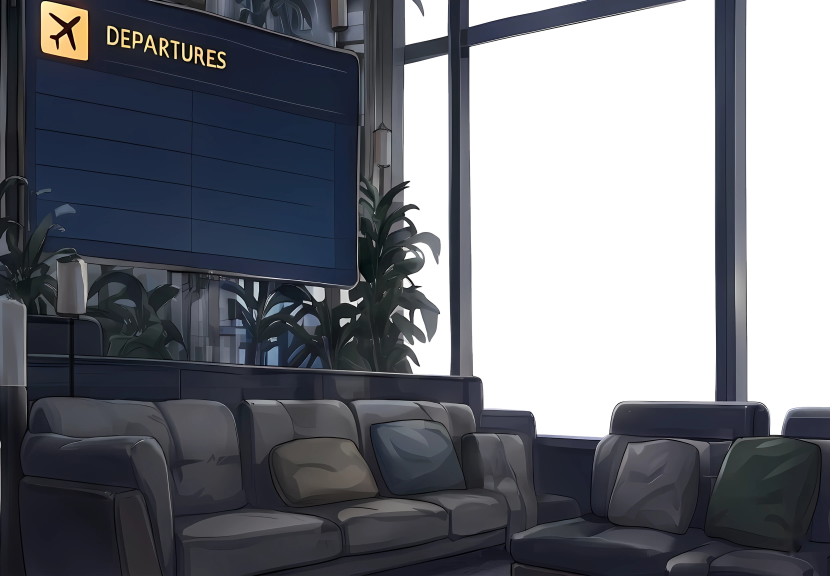
#> input picture art/lounge_bg/interior_day.webp, 2490 x 1728 px (shown at 1/3 size)
$ python build_weather_plates.py   (older library calls are emulated)
#> lines starting #> are read from the running program, lines starting #| are printed output that depends on the picture; after the words box and inside, x2 and y2 are one past the last pixel; in counts of white or black regions, pixels touching at a corner belong together
#!/usr/bin/env python3
"""Build the weather window plates (outside_rain.webp, outside_snow.webp) in art/lounge_bg/.

    python3 art/tools/build_weather_plates.py [--qa DIR]

Input: art/sources/bg_interior_{rain,snow}_window_gemini.webp (2490 x 1728, the same room as the
other layers, with weather painted in the window) and the aligned interior_day.webp / outside_day.webp
in art/lounge_bg/. Steps, per plate:

 1. align the whole picture to interior_day: ECC affine on the line work (gradient images), then three
    rounds of a smooth low-resolution displacement field measured on 96 px patches of the interior.
    The window area is moved with the same field. The report prints the residual (median / p90 of the
    patch shifts, and the edge agreement used by lounge_check_assets.py).
 2. clean out the painted weather that the renderer draws live instead:
    rain: thin bright slanted streaks (top-hat -> oriented line opening -> long components) are
          replaced by a row-wise linear fill; the beads and runs that sit on the glass stay.
    snow: round white flakes (disc top-hat, compact components) and the two painted crystals are
          inpainted; the frost, the icicles and the snow on the ground and roofs stay.
 3. cut: alpha = outside_day.webp's alpha (the glass area; mullions and everything in front of the
    glass are transparent), so the plate drops into the `outside` slot with the exact same mask.

The Gemini sparkle watermark sits in the lower right of the source (on the sofa cushion), outside the
cut, so it never reaches the plate. The interior of these two pictures is not used (the day / golden /
night interiors are); the lighting system grades the plates for the time of day.
"""
import argparse
import sys
from pathlib import Path

import cv2
import numpy as np
from PIL import Image

ART = Path(__file__).resolve().parent.parent
SRC = ART / 'sources'
BG = ART / 'lounge_bg'
sys.path.insert(0, str(ART.parent / 'ui' / 'tools'))

ROI = (1180, 0, 2490, 1400)          # the window part of the 2490 x 1728 picture: x0, y0, x1, y1
S = 8                                # displacement field grid: 1/8 resolution


# ---------------------------------------------------------------------------- alignment

# [115 lines left out: functions grad, ecc_affine, patch_shifts, smooth_field, align, line_kernel and 3 more, not called in this run]


# painted ice crystals in the snow picture (x0, y0, x1, y1 in the window crop): not falling snow
CRYSTALS = [(470, 240, 545, 310), (795, 340, 850, 395)]


# [18 lines left out: function clean_snow, not called in this run]


# ---------------------------------------------------------------------------- main

def build(kind, interior, glass_alpha, log, qa=None):
    log('%s:' % kind)
    src = np.asarray(Image.open(SRC / ('bg_interior_%s_window_gemini.webp' % kind)).convert('RGB'))
    aligned = align(interior, src, log)
    x0, y0, x1, y1 = ROI
    crop = np.ascontiguousarray(aligned[y0:y1, x0:x1])
    gcrop = glass_alpha[y0:y1, x0:x1]
    cleaned = clean_rain(crop, gcrop) if kind == 'rain' else clean_snow(crop)
    full = aligned.copy()
    full[y0:y1, x0:x1] = cleaned
    # outside the cleaned window region the picture is irrelevant (alpha is 0 there)
    rgba = np.dstack([full, glass_alpha])
    rgba[glass_alpha == 0, :3] = 0
    out = BG / ('outside_%s.webp' % kind)
    Image.fromarray(rgba).save(out, 'WEBP', quality=90, method=6)
    log('  wrote %s (%d KB)' % (out.name, out.stat().st_size // 1024))
    if qa:
        Path(qa).mkdir(parents=True, exist_ok=True)
        Image.fromarray(full[y0:y1, x0:x1]).save(Path(qa) / ('%s_clean.png' % kind))
        Image.fromarray(aligned[y0:y1, x0:x1]).save(Path(qa) / ('%s_aligned.png' % kind))


def main(argv=None):
    ap = argparse.ArgumentParser(description=__doc__.split('\n')[0])
    ap.add_argument('--qa', help='also write the aligned and the cleaned window crops here for a look')
    ap.add_argument('kinds', nargs='*', default=['rain', 'snow'])
    args = ap.parse_args(argv)
    interior = np.asarray(Image.open(BG / 'interior_day.webp').convert('RGBA'))
#> interior is the input picture: shape (1728, 2490, 4); mean R, G, B, A 112.4, 115.3, 122.6, 178.3
    glass = np.asarray(Image.open(BG / 'outside_day.webp').convert('RGBA'))[..., 3]
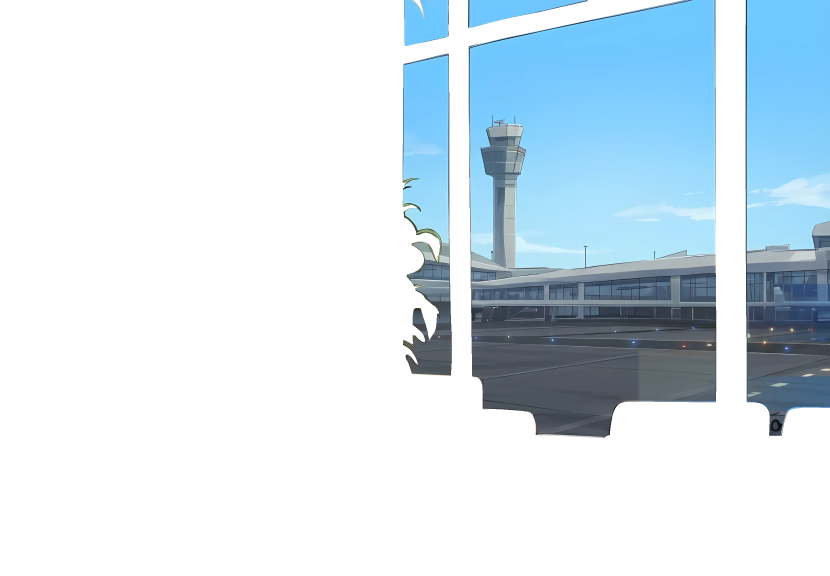
#> input picture art/lounge_bg/outside_day.webp, 2490 x 1728 px (shown at 1/3 size)
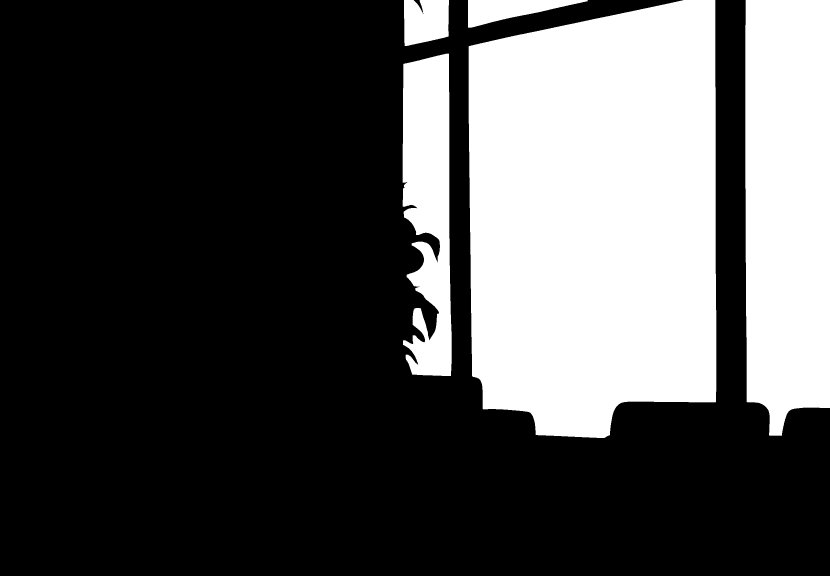
#> glass: shape (1728, 2490) (shown at 1/3 size); 30.8% white; 5 white regions, box (x1, y1, x2, y2) and area: (1406, 0, 2149, 1314) 870974, (2236, 0, 2490, 1307) 312376, (1208, 161, 1355, 1128) 109781, (1212, 0, 1347, 138) 16336, (1404, 0, 1763, 83) 15526
    for kind in args.kinds:
        build(kind, interior, glass, print, args.qa)


if __name__ == '__main__':
#> (the run stopped early here; a loop or call above may not have finished)
